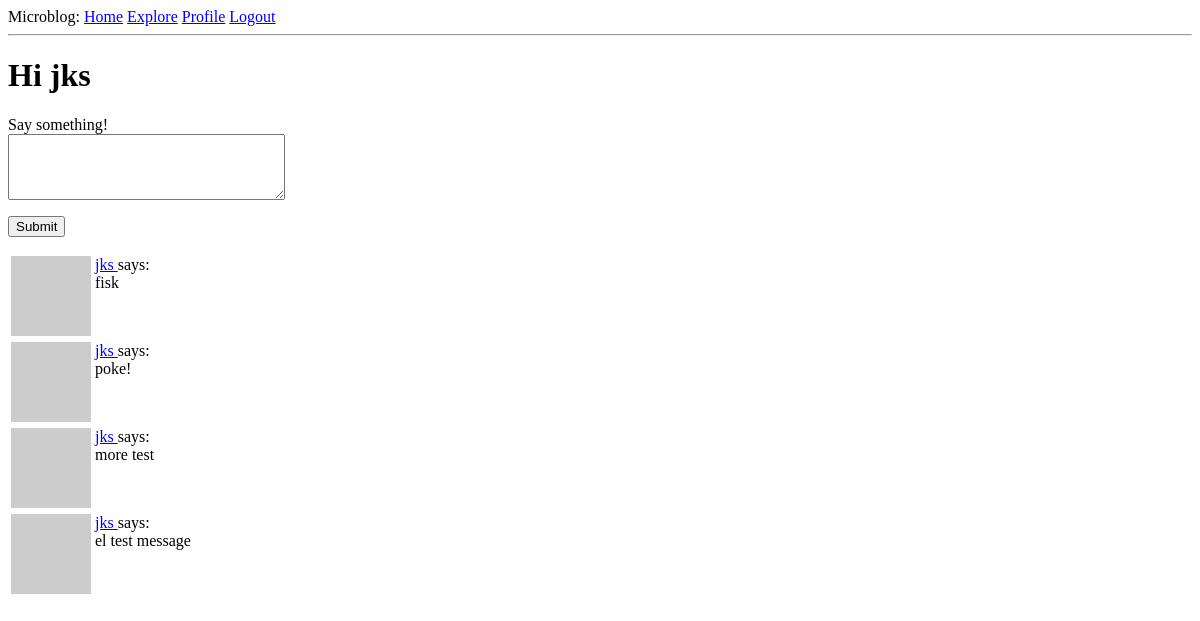
The page /index (signed in) on the database as committed earlier.
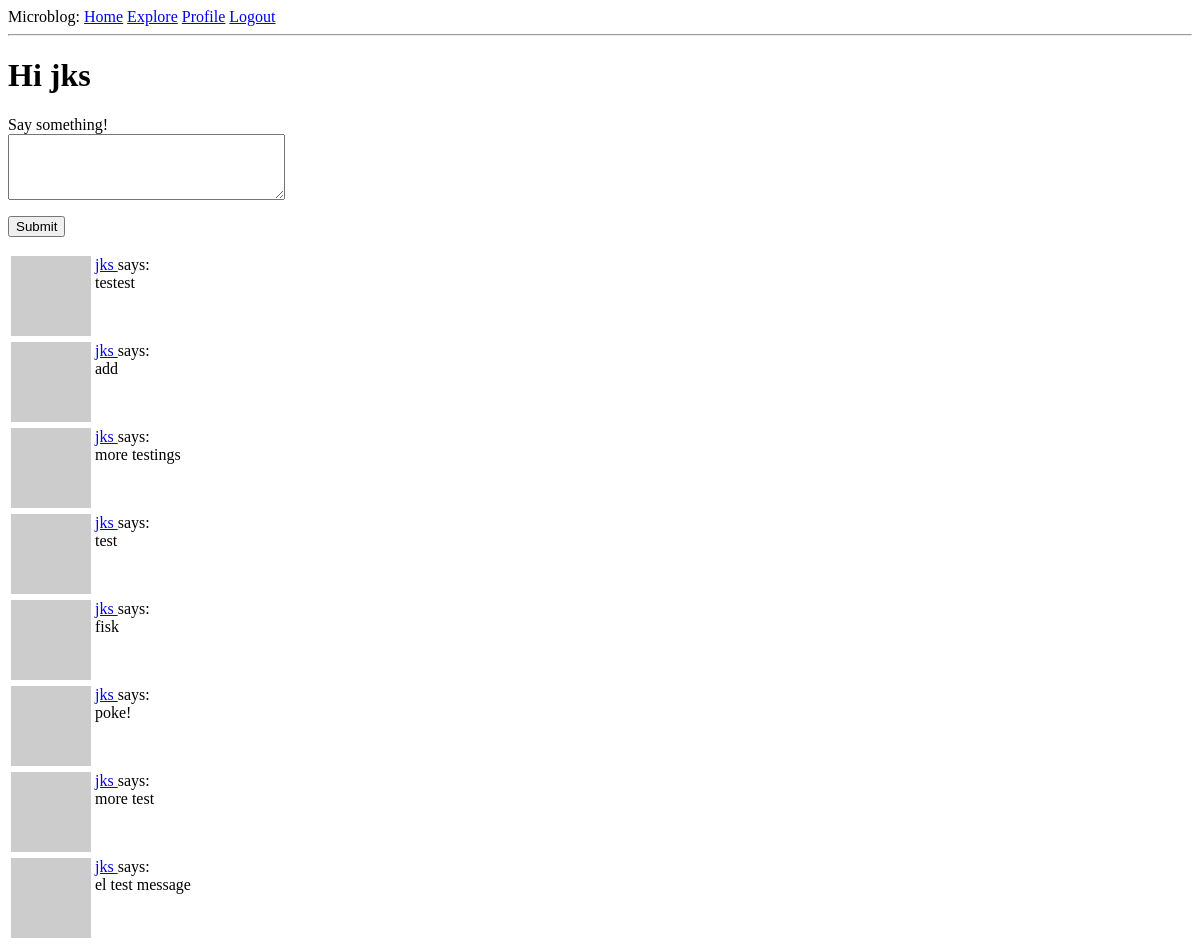
The same page on the database as committed later.
### app/models.py (models this page shows, shortened)
class Post(db.Model):
    id = db.Column(db.Integer, primary_key = True)
    body = db.Column(db.String(140))
    timestamp = db.Column(db.DateTime, index = True, default = datetime.utcnow)
    user_id = db.Column(db.Integer, db.ForeignKey("user.id"))

class User(UserMixin, db.Model):
    id = db.Column(db.Integer, primary_key = True)
    username = db.Column(db.String(64), index = True, unique = True)
    email = db.Column(db.String(120), index = True, unique = True)
    password_hash = db.Column(db.String(128))
    posts = db.relationship("Post", backref="author", lazy="dynamic")
    about_me = db.Column(db.String(140))
    last_seen = db.Column(db.DateTime, default=datetime.utcnow)
    def avatar(self, size):
        digest = md5(self.email.lower().encode("utf-8")).hexdigest()
        return f'https://www.gravatar.com/avatar/{digest}?d=identicon&s={size}'
    followed = db.relationship(
        "User", secondary = followers,
        primaryjoin = (followers.c.follower_id == id),
        secondaryjoin = (followers.c.followed_id == id),
        backref = db.backref("followers", lazy = "dynamic"), lazy="dynamic"
    )
    def followed_posts(self):
        followed = Post.query.join(
            followers, (followers.c.followed_id == Post.user_id )
            ).filter(
                followers.c.follower_id == self.id
            )
        own = Post.query.filter_by(user_id = self.id)
        return followed.union(own).order_by(
                Post.timestamp.desc()
            )

### app/routes.py (the view)
@app.route("/", methods = ["GET", "POST"])
@app.route("/index", methods = ["GET", "POST"])
@login_required
def index():
    form = PostForm()
    if form.validate_on_submit():
        post = Post(body = form.post.data, author=current_user)
        db.session.add(post)
        db.session.commit()
        flash("your post is now live")
        return redirect(url_for("index"))
    page = request.args.get("page", 1, type=int)
    posts = current_user.followed_posts().paginate(
        page, app.config["POSTS_PER_PAGE"], False)
    next_url = url_for("index", page = posts.next_num) if posts.has_next else None
    prev_url = url_for("index", page = posts.prev_num) if posts.has_prev else None
    return render_template('index.html',
                            title = "Home Page", form = form,
                            posts=posts.items, next_url = next_url,
                            prev_url = prev_url)

### app/forms.py
class PostForm(FlaskForm):
    post = TextAreaField("Say something!", validators=[
        DataRequired(), Length(min = 1, max = 140)])
    submit = SubmitField("Submit")

### app/models.py (called while the page is built)
@login.user_loader
def load_user(id):
    return User.query.get(int(id))

### app/routes.py (called while the page is built)
@app.before_request
def before_request():
    if current_user.is_authenticated:
        current_user.last_seen = datetime.utcnow()
        db.session.commit()

### app/templates/index.html (shortened to what this page needs)
{% extends "base.html" %}
{% block content %}
        <h1>Hi {{ current_user.username }}</h1>
        {% if form %}
        <form action="" method="POST">
            <p>
                {{ form.post.label }}<br>
                {{ form.post(cols=32, rows= 4) }}<br>
            </p>
            <p>{{ form.submit() }}</p>
        </form>
        {% endif %}
        {% for post in posts %}
            {% include '_post.html' %}
        {% endfor %}
{% endblock%}

### app/templates/_post.html
<table>
    <tr valign="top">
        <td><img src="{{ post.author.avatar(36) }}"></td>
        <td>
            <a href="{{ url_for('user', username=post.author.username) }}">
                {{ post.author.username }}
            </a>
            says: <br>{{ post.body }}</td>
    </tr>
</table>

Rows that differ between the two databases and show on the page:
added Post: author.username "jks", body "testest"
added Post: author.username "jks", body "add"
added Post: author.username "jks", body "more testings"
added Post: author.username "jks", body "test"
